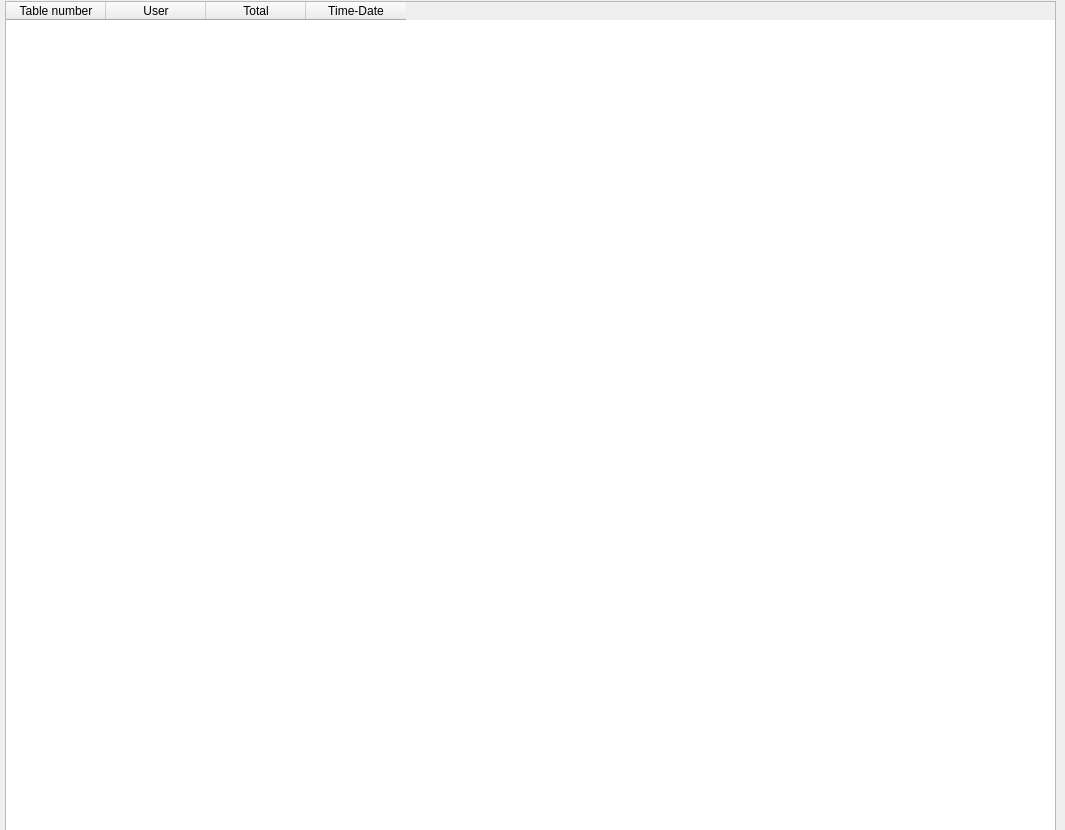
<?xml version="1.0" encoding="UTF-8"?>
<ui version="4.0">
 <class>Form</class>
 <widget class="QWidget" name="Form">
  <property name="geometry">
   <rect>
    <x>0</x>
    <y>0</y>
    <width>1065</width>
    <height>830</height>
   </rect>
  </property>
  <property name="windowTitle">
   <string>Form</string>
  </property>
  <widget class="QTableWidget" name="closed_tables">
   <property name="geometry">
    <rect>
     <x>5</x>
     <y>1</y>
     <width>1051</width>
     <height>831</height>
    </rect>
   </property>
   <property name="focusPolicy">
    <enum>Qt::NoFocus</enum>
   </property>
   <property name="editTriggers">
    <set>QAbstractItemView::NoEditTriggers</set>
   </property>
   <property name="alternatingRowColors">
    <bool>true</bool>
   </property>
   <property name="selectionBehavior">
    <enum>QAbstractItemView::SelectRows</enum>
   </property>
   <attribute name="verticalHeaderVisible">
    <bool>false</bool>
   </attribute>
   <column>
    <property name="text">
     <string>Table number</string>
    </property>
   </column>
   <column>
    <property name="text">
     <string>User</string>
    </property>
   </column>
   <column>
    <property name="text">
     <string>Total</string>
    </property>
   </column>
   <column>
    <property name="text">
     <string>Time-Date</string>
    </property>
   </column>
  </widget>
 </widget>
 <resources/>
 <connections/>
</ui>
